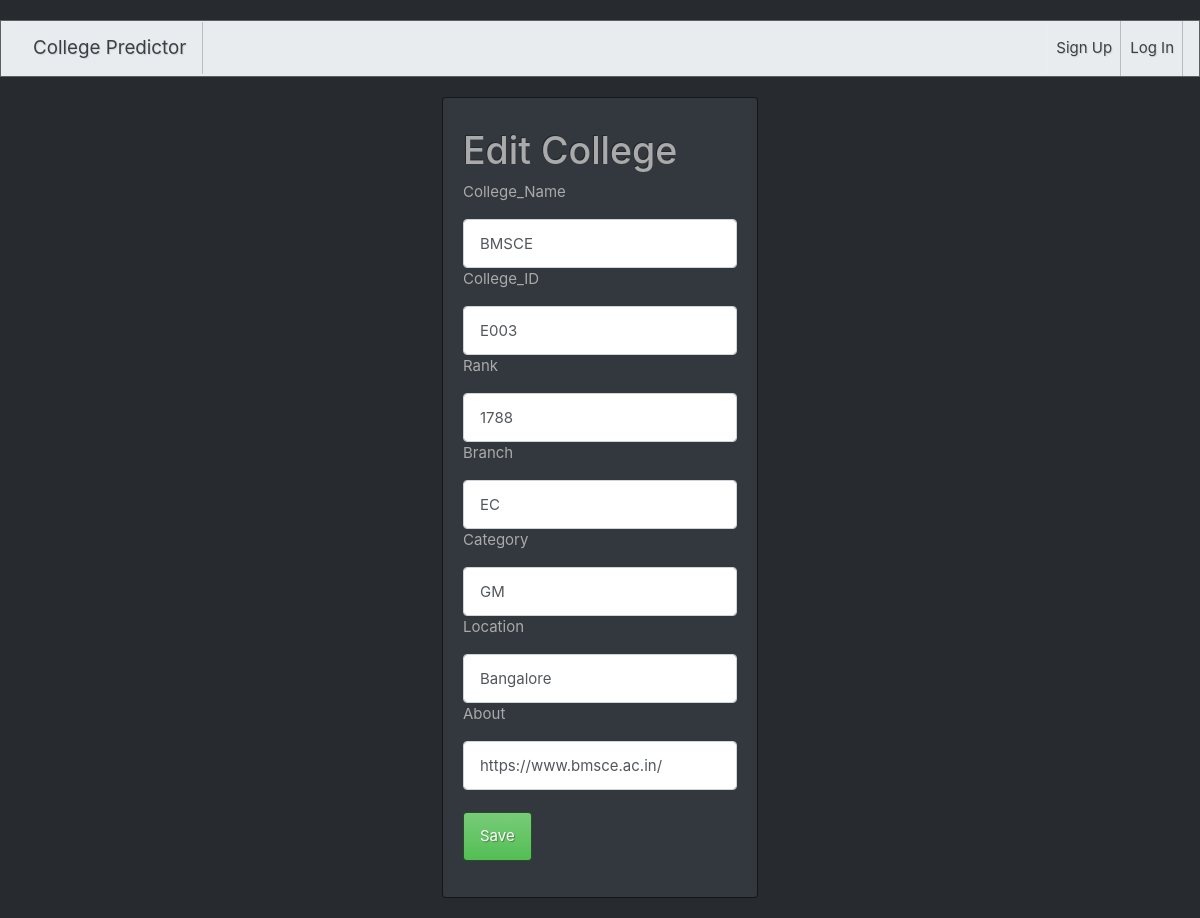
The page /edit/14/ on the database its author committed.
### College_Predictor/models.py (models this page shows, shortened)
class College(models.Model):
    college_Name=models.CharField(max_length=100)
    college_ID=models.CharField(max_length=10)
    location=models.CharField(max_length=100)
    rank=models.BigIntegerField()
    category=models.CharField(max_length=20)
    branch=models.CharField(max_length=100)
    about=models.CharField(max_length=100)

### College_Predictor/views.py (the view, shortened to what this page needs)
# urls.py: path('edit/<int:college_id>/',edit_college),
def edit_college(request,college_id):
    clg=College.objects.get(pk=college_id)
    return render(request,"edit_college.html",{"clg":clg})

### College_Predictor/templates/edit_college.html (shortened to what this page needs)
{% extends 'bootswatch.html' %}
{% block body %}
<h1>Edit College</h1>
<form action="/edit/{{college.id}}/" method="post" class="form-group">
    <p>College_Name</p>
    <input type="text" name="clg_name"  value="{{clg.college_Name}}" class="form-control">
    <p>College_ID</p>
    <input type="text" name="clg_id" value="{{clg.college_ID}}" class="form-control">
    <p>Rank</p>
    <input type="number" name="rank" value="{{clg.rank}}" class="form-control">
    <p>Branch</p>
    <input type="text" name="branch" value="{{clg.branch}}" class="form-control">
    <p>Category</p>
    <input type="text" name="category" value="{{clg.category}}" class="form-control">
    <p>Location</p>
    <input type="text" name="location" value="{{clg.location}}" class="form-control">
    <p>About</p>
    <input type="text" name="about" value="{{clg.about}}" class="form-control">
    <br>
    <button class="btn btn-success" type="submit" >Save</button>
</form>
{% endblock %}

### rows shown on the page
College: clg_name "BMSCE", clg_id "E003", rank "1788", branch "EC", category "GM", location "Bangalore", about "https://www.bmsce.ac.in/"
